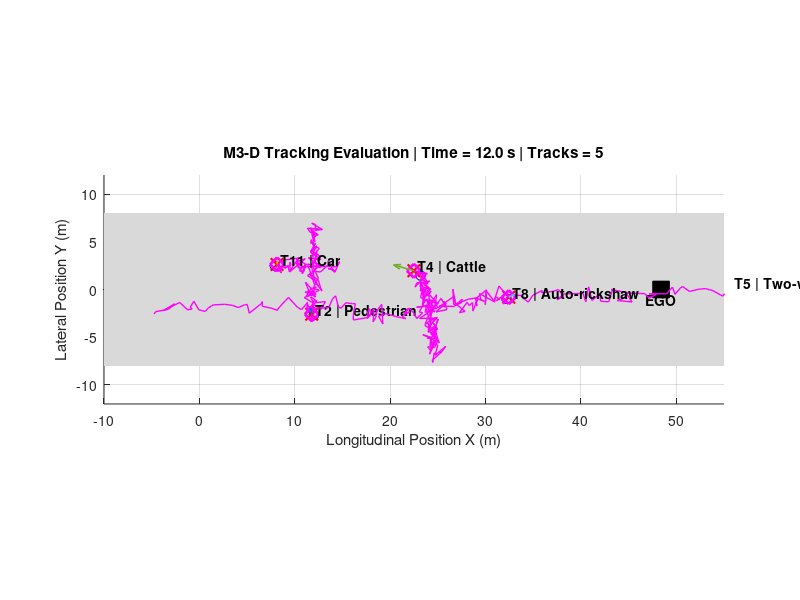
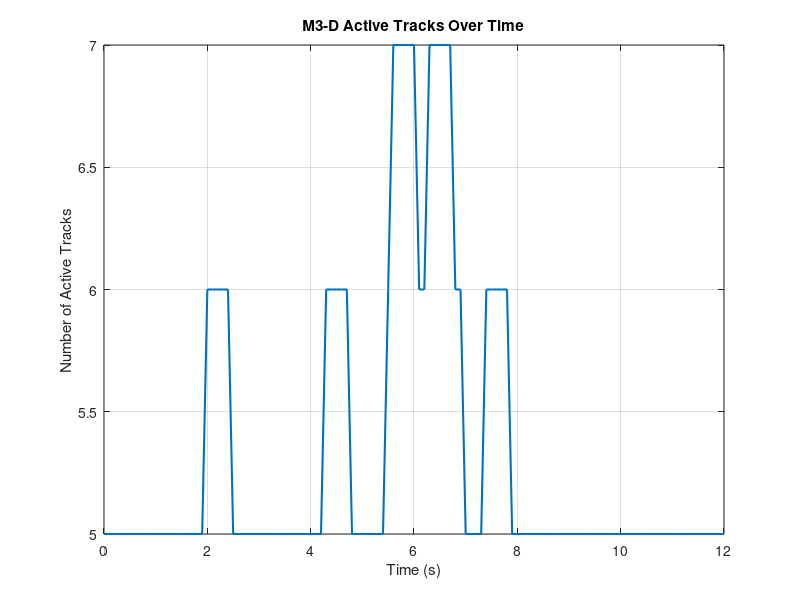

Source code (MATLAB) for these figures, in order: (Note: this script raises an error after producing the figures.)
%% SIH 26037
% Module M3 - Perception and Object Tracking
% Developer: Daniel
%
% Stage M3-D:
% Tracking performance metrics and final visualization

clc;
clear;
close all;

rng(7);

%% Simulation settings
dt = 0.1;
simTime = 12;
time = 0:dt:simTime;

%% Detection settings
detectionProbability = 0.92;
positionNoiseStd = 0.45;

%% Tracker settings
associationThreshold = 2.5;
maxMissedFrames = 5;
velocitySmoothing = 0.65;

%% Ego vehicle
ego.x = 0;
ego.y = 0;
ego.vx = 4;
ego.vy = 0;

%% Ground-truth actors
actors(1).id = 1;
actors(1).type = "Car";
actors(1).state = [20, 2.5, -1.0, 0];

actors(2).id = 2;
actors(2).type = "Pedestrian";
actors(2).state = [12, 7, 0, -0.8];

actors(3).id = 3;
actors(3).type = "Auto-rickshaw";
actors(3).state = [8, -4, 2.0, 0.25];

actors(4).id = 4;
actors(4).type = "Two-wheeler";
actors(4).state = [-5, -2, 5.0, 0.15];

actors(5).id = 5;
actors(5).type = "Cattle";
actors(5).state = [25, -7, -0.15, 0.7];

numActors = length(actors);

%% Track structure
tracks = struct( ...
    'trackID', {}, ...
    'position', {}, ...
    'velocity', {}, ...
    'age', {}, ...
    'missedFrames', {}, ...
    'history', {}, ...
    'type', {}, ...
    'trueActorID', {});

nextTrackID = 1;

%% Metrics storage
totalDetections = 0;
createdTracks = 0;
maintainedDuringMiss = 0;

positionErrors = [];
velocityErrors = [];

activeTrackCount = zeros(size(time));

actorTrackIDs = cell(1,numActors);

%% Visualization
figure( ...
    'Name','SIH 26037 - M3-D Tracking Metrics', ...
    'NumberTitle','off');

%% Main loop
for k = 1:length(time)

    cla;
    hold on;
    grid on;

    %% Draw road
    patch([-10 55 55 -10], ...
          [-8 -8 8 8], ...
          [0.85 0.85 0.85], ...
          'EdgeColor','none');

    %% Ego update
    ego.x = ego.x + ego.vx*dt;
    ego.y = ego.y + ego.vy*dt;

    plot(ego.x,ego.y,'ks', ...
        'MarkerSize',12, ...
        'MarkerFaceColor','k');

    text(ego.x,ego.y-1, ...
        'EGO', ...
        'HorizontalAlignment','center', ...
        'FontWeight','bold');

    %% Generate detections
    detections = [];

    for i = 1:numActors

        actors(i).state(1) = ...
            actors(i).state(1) + actors(i).state(3)*dt;

        actors(i).state(2) = ...
            actors(i).state(2) + actors(i).state(4)*dt;

        trueX = actors(i).state(1);
        trueY = actors(i).state(2);

        plot(trueX,trueY,'bo','MarkerSize',7);

        if rand <= detectionProbability

            measuredX = trueX + positionNoiseStd*randn;
            measuredY = trueY + positionNoiseStd*randn;

            detection.position = [measuredX measuredY];
            detection.type = actors(i).type;
            detection.trueActorID = actors(i).id;

            if isempty(detections)
                detections = detection;
            else
                detections(end+1) = detection;
            end

            totalDetections = totalDetections + 1;

            plot(measuredX,measuredY,'rx', ...
                'MarkerSize',9, ...
                'LineWidth',1.5);
        end
    end

    %% Predict track positions
    for t = 1:length(tracks)
        tracks(t).position = ...
            tracks(t).position + tracks(t).velocity*dt;
    end

    %% Data association
    assignedDetection = false(1,length(detections));
    assignedTrack = false(1,length(tracks));

    if ~isempty(tracks) && ~isempty(detections)

        distanceMatrix = inf(length(tracks),length(detections));

        for t = 1:length(tracks)
            for d = 1:length(detections)

                distanceMatrix(t,d) = norm( ...
                    tracks(t).position - ...
                    detections(d).position);
            end
        end

        while true

            [minDistance,linearIndex] = min(distanceMatrix(:));

            if isempty(minDistance) || ...
               isinf(minDistance) || ...
               minDistance > associationThreshold
                break;
            end

            [trackIdx,detIdx] = ...
                ind2sub(size(distanceMatrix),linearIndex);

            previousPosition = tracks(trackIdx).position;

            measuredVelocity = ...
                (detections(detIdx).position - previousPosition) / dt;

            tracks(trackIdx).velocity = ...
                velocitySmoothing*tracks(trackIdx).velocity + ...
                (1-velocitySmoothing)*measuredVelocity;

            tracks(trackIdx).position = ...
                detections(detIdx).position;

            tracks(trackIdx).missedFrames = 0;
            tracks(trackIdx).age = tracks(trackIdx).age + 1;
            tracks(trackIdx).type = detections(detIdx).type;
            tracks(trackIdx).trueActorID = ...
                detections(detIdx).trueActorID;

            tracks(trackIdx).history(end+1,:) = ...
                tracks(trackIdx).position;

            assignedDetection(detIdx) = true;
            assignedTrack(trackIdx) = true;

            distanceMatrix(trackIdx,:) = inf;
            distanceMatrix(:,detIdx) = inf;

            %% -----------------------------
            % Tracking error calculation
            %% -----------------------------
            actorID = detections(detIdx).trueActorID;

            truePosition = ...
                actors(actorID).state(1:2);

            trueVelocity = ...
                actors(actorID).state(3:4);

            positionErrors(end+1) = norm( ...
                tracks(trackIdx).position - truePosition);

            velocityErrors(end+1) = norm( ...
                tracks(trackIdx).velocity - trueVelocity);

            actorTrackIDs{actorID}(end+1) = ...
                tracks(trackIdx).trackID;
        end
    end

    %% Handle missed tracks
    for t = 1:length(tracks)

        if ~assignedTrack(t)

            tracks(t).missedFrames = ...
                tracks(t).missedFrames + 1;

            tracks(t).age = tracks(t).age + 1;

            tracks(t).history(end+1,:) = ...
                tracks(t).position;

            maintainedDuringMiss = ...
                maintainedDuringMiss + 1;
        end
    end

    %% Create new tracks
    for d = 1:length(detections)

        if ~assignedDetection(d)

            newTrack.trackID = nextTrackID;
            newTrack.position = detections(d).position;
            newTrack.velocity = [0 0];
            newTrack.age = 1;
            newTrack.missedFrames = 0;
            newTrack.history = detections(d).position;
            newTrack.type = detections(d).type;
            newTrack.trueActorID = detections(d).trueActorID;

            tracks(end+1) = newTrack;

            actorID = detections(d).trueActorID;
            actorTrackIDs{actorID}(end+1) = nextTrackID;

            nextTrackID = nextTrackID + 1;
            createdTracks = createdTracks + 1;
        end
    end

    %% Delete stale tracks
    if ~isempty(tracks)

        keepTrack = true(1,length(tracks));

        for t = 1:length(tracks)
            if tracks(t).missedFrames > maxMissedFrames
                keepTrack(t) = false;
            end
        end

        tracks = tracks(keepTrack);
    end

    %% Store active track count
    activeTrackCount(k) = length(tracks);

    %% Plot tracks
    for t = 1:length(tracks)

        x = tracks(t).position(1);
        y = tracks(t).position(2);

        plot(x,y,'md', ...
            'MarkerSize',10, ...
            'LineWidth',2);

        if size(tracks(t).history,1) >= 2
            plot( ...
                tracks(t).history(:,1), ...
                tracks(t).history(:,2), ...
                'm-', ...
                'LineWidth',1);
        end

        quiver( ...
            x, ...
            y, ...
            tracks(t).velocity(1), ...
            tracks(t).velocity(2), ...
            0.5, ...
            'LineWidth',1.2);

        label = sprintf( ...
            'T%d | %s', ...
            tracks(t).trackID, ...
            tracks(t).type);

        if tracks(t).missedFrames > 0
            label = sprintf('%s | predicted',label);
        end

        text( ...
            x+0.4, ...
            y+0.4, ...
            label, ...
            'FontWeight','bold');
    end

    %% Plot formatting
    xlim([-10 55]);
    ylim([-12 12]);
    axis equal;

    xlabel('Longitudinal Position X (m)');
    ylabel('Lateral Position Y (m)');

    title(sprintf( ...
        'M3-D Tracking Evaluation | Time = %.1f s | Tracks = %d', ...
        time(k),length(tracks)));

    drawnow;
end

%% -------------------------------------------------
% Final metrics
%% -------------------------------------------------

positionRMSE = sqrt(mean(positionErrors.^2));
velocityRMSE = sqrt(mean(velocityErrors.^2));

%% Calculate fragmentation
totalFragments = 0;

fprintf('\n');
fprintf('Track IDs observed per actor:\n');

for i = 1:numActors

    uniqueIDs = unique(actorTrackIDs{i});

    fprintf('%-15s : ', actors(i).type);

    fprintf('%d ',uniqueIDs);

    fprintf('\n');

    if ~isempty(uniqueIDs)
        totalFragments = totalFragments + ...
            max(length(uniqueIDs)-1,0);
    end
end

%% Summary
fprintf('\n');
fprintf('========================================\n');
fprintf(' SIH 26037 - M3-D FINAL RESULTS\n');
fprintf('========================================\n');

fprintf('Total detections          : %d\n', ...
    totalDetections);

fprintf('Tracks created            : %d\n', ...
    createdTracks);

fprintf('Active tracks at end      : %d\n', ...
    length(tracks));

fprintf('Missed frames predicted   : %d\n', ...
    maintainedDuringMiss);

fprintf('Tracking position RMSE    : %.3f m\n', ...
    positionRMSE);

fprintf('Tracking velocity RMSE    : %.3f m/s\n', ...
    velocityRMSE);

fprintf('Track fragmentations      : %d\n', ...
    totalFragments);

fprintf('========================================\n');

%% Active-track-count figure
figure( ...
    'Name','M3-D Active Track Count', ...
    'NumberTitle','off');

plot(time,activeTrackCount,'LineWidth',1.5);

grid on;

xlabel('Time (s)');
ylabel('Number of Active Tracks');

title('M3-D Active Tracks Over Time');

yline(numActors,'--','Expected Actors');

%% Metric summary figure
figure( ...
    'Name','M3-D Tracking Error Metrics', ...
    'NumberTitle','off');

metricValues = [
    positionRMSE
    velocityRMSE
];

bar(metricValues);

set(gca, ...
    'XTick',1:2, ...
    'XTickLabel', ...
    {'Position RMSE (m)', ...
     'Velocity RMSE (m/s)'});

ylabel('Error');

title('M3-D Tracking Performance');

grid on;

disp("M3-D tracking evaluation completed successfully.");
